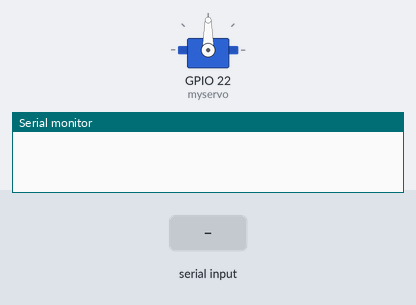
Bench run of a sketch on a simulated ESP32. On the bench: servo, the last lines printed to the serial monitor. The inputs (shaded band) are chosen by the test bench.

Above: at 1.2 s.
1.3 s: "0" received over Serial
At 2.5 s:
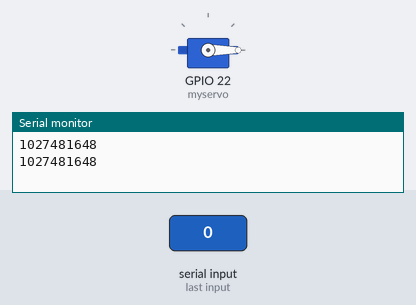
2.8 s: "1" received over Serial
At 4.1 s:
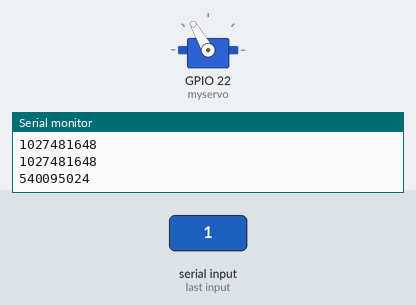
4.8 s: "2" received over Serial
At 5.6 s:
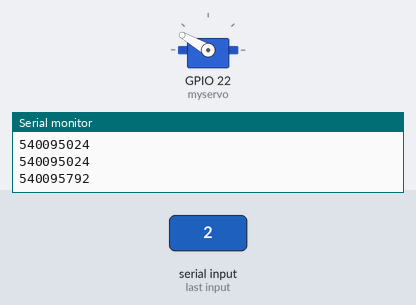
6.8 s: "3" received over Serial
At 8.4 s:
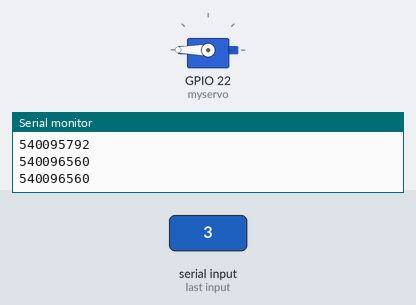
8.8 s: "4" received over Serial
At 9.9 s:
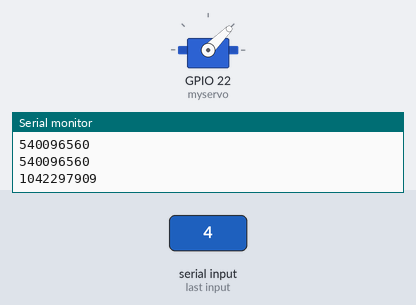
Timing chart, 0 to 11.8 s (numbered marks = the images above; inputs shaded):
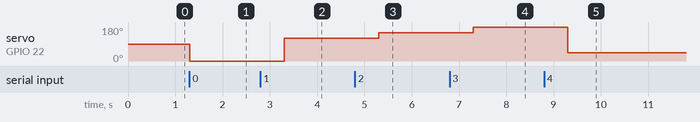

The sketch:

servo_moter.ino
```cpp
#include <ESP32Servo.h>
Servo myservo;
char user_input;
void setup() {
  Serial.begin(9600);
  myservo.attach(22);
  Servo();
}

void loop() {
  while (Serial.available() > 0) {
    char select_mode = Serial.read();
    user_input = select_mode;
    if (user_input != select_mode) {
      user_input = select_mode;
    } else {
      user_input = user_input;
    }
  }

  if (user_input == '0') {
    Serial.println('Servo Moter => 0');
    myservo.write(0);  //เป็นการกำหนดองค์ศา
    delay(1000);
  } else if (user_input == '1') {
    Serial.println('Servo Moter => 120');
    myservo.write(120);  //เป็นการกำหนดองค์ศา
    delay(1000);
  } else if (user_input == '2') {
    Serial.println('Servo Moter => 150');
    myservo.write(150);  //เป็นการกำหนดองค์ศา
    delay(1000);
  } else if (user_input == '3') {
    Serial.println('Servo Moter => 180');
    myservo.write(180);  //เป็นการกำหนดองค์ศา
    delay(1000);
  } else if (user_input == '4') {
    Serial.println('Servo Moter => 45');
    myservo.write(45);  //เป็นการกำหนดองค์ศา
    delay(1000);
  }
}
```

Measured:
- after the input at 1.3 s, servo on GPIO 22 (myservo): 90° → 0° at once
- after the input at 2.8 s, servo on GPIO 22 (myservo): 0° → 120° after 0.50 s
- after the input at 4.8 s, servo on GPIO 22 (myservo): 120° → 150° after 0.50 s
- after the input at 6.8 s, servo on GPIO 22 (myservo): 150° → 180° after 0.50 s
- after the input at 8.8 s, servo on GPIO 22 (myservo): 180° → 45° after 0.50 s
